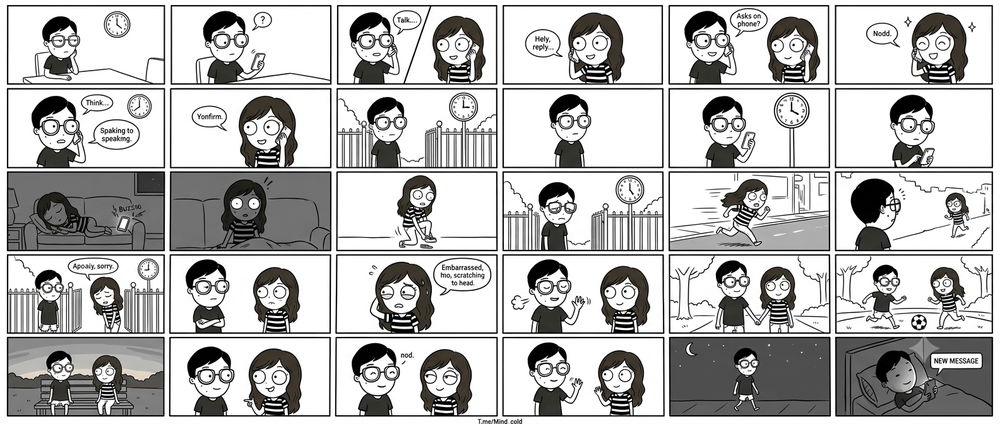
#> input picture combined_sheet.png, 1000 x 424 px, shrunk from 1584 x 672 before the run
$ python crop_grid.py
#> lines starting #> are read from the running program, lines starting #| are printed output that depends on the picture; after the words box and inside, x2 and y2 are one past the last pixel; in counts of white or black regions, pixels touching at a corner belong together
# -*- coding: utf-8 -*-
"""
Script cat 1 tam anh gop (dang luoi N hang x M cot, cac o co the KHONG deu nhau)
thanh tung anh rieng, danh so 01.png -> 30.png theo thu tu tu trai sang phai,
tren xuong duoi.

Thay vi chia deu theo toa do (de bi lech neu AI ve o to o nho khac nhau),
script nay TU DO duong vien den that trong anh (dua vao mat do pixel den)
de tim dung ranh gioi giua cac o.

Cai dat: pip install pillow numpy
Chay:    python crop_grid.py
"""

from PIL import Image
import numpy as np
import os

# ---- CAC THAM SO CAN CHINH ----
CANDIDATE_INPUTS = ["combined_sheet.png", "combined_sheet.jpg", "combined_sheet.jpeg"]
OUTPUT_DIR = "images"                # thu muc luu 30 anh rieng
ROWS = 5                             # so hang
COLS = 6                             # so cot
INSET = 3                            # so pixel cat bot vien den quanh moi o
FORCE_ASPECT_169 = True              # True = ep moi anh ve dung ti le 16:9 sau khi cat
BLACK_THRESH = 100                   # gia tri xam duoi muc nay coi la "den" (0-255)
LINE_FRAC_THRESH = 0.9               # 1 dong/cot duoc coi la duong vien neu >90% pixel la den
SEARCH_WINDOW_FRAC = 0.22            # tim duong vien that trong pham vi +-22% kich thuoc 1 o quanh vi tri chia deu
# --------------------------------

INPUT_IMAGE = next((f for f in CANDIDATE_INPUTS if os.path.exists(f)), None)
if INPUT_IMAGE is None:
    raise SystemExit(
        "Khong tim thay anh gop. Dat file ten 'combined_sheet.png' (hoac .jpg) "
        "cung thu muc voi script nay."
    )

os.makedirs(OUTPUT_DIR, exist_ok=True)


def refine_lines(frac, n, total_len, thresh):
    """Bat dau tu vi tri chia deu (0, 1/n, 2/n, ... total_len), voi moi vi tri
    tim duong vien den THAT gan nhat trong 1 cua so nho quanh do. Neu khong
    thay duong vien ro rang, giu nguyen vi tri chia deu (an toan)."""
    even = [round(i * total_len / n) for i in range(n + 1)]
    window = int((total_len / n) * SEARCH_WINDOW_FRAC)
    result = [0]
    for i in range(1, n):
        guess = even[i]
        lo = max(0, guess - window)
        hi = min(total_len, guess + window)
        local = frac[lo:hi]
        if len(local) == 0 or local.max() < thresh:
            result.append(guess)
            continue
        best = lo + int(np.argmax(local))
        result.append(best)
    result.append(total_len)
    return result


def find_grid_lines(img):
    arr = np.array(img.convert("L"))
    H, W = arr.shape
#> H = 424; W = 1000
    black = arr < BLACK_THRESH
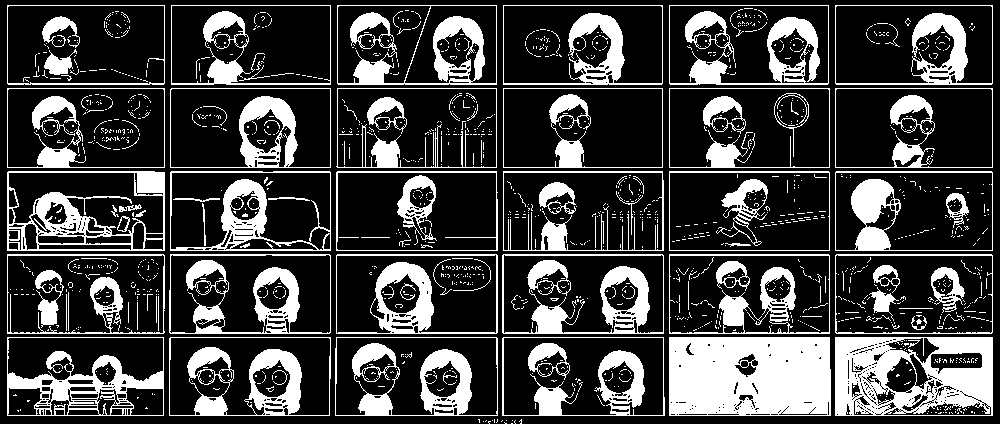
#> black: shape (424, 1000) bool; 24.8% white; 1467 white regions (1364 under 20 px), largest, box (x1, y1, x2, y2) and area: (669, 337, 831, 416) 12087, (835, 337, 993, 416) 8313, (502, 254, 664, 334) 4048

    row_frac = black.mean(axis=1)
#> row_frac = 424 values, max 0.964 at index 415, min 0 at index 0, mean 0.248
    row_lines = refine_lines(row_frac, ROWS, H, LINE_FRAC_THRESH)
#> the loop in refine_lines, `for i in range(1, n):` made 4 passes
#> best on passes 1 to 4: 88, 172, 250, 337
#> after the loop in refine_lines, `for i in range(1, n):`: result = [0, 88, 172, 250, 337]
#> row_lines = [0, 88, 172, 250, 337, 424]

    col_lines_per_row = []
    for r in range(ROWS):
        y0 = row_lines[r] + 8
        y1 = row_lines[r + 1] - 8
        if y1 <= y0:
            y0, y1 = row_lines[r], row_lines[r + 1]
        band = black[y0:y1, :]
        col_frac = band.mean(axis=0)
        col_lines = refine_lines(col_frac, COLS, W, LINE_FRAC_THRESH)
        col_lines_per_row.append(col_lines)
#> this loop made 5 passes
#> col_lines on passes 1 to 5: [0, 164, 330, 496, 662, 828, 1000], [0, 164, 330, 496, 662, 829, 1000], [0, 163, 330, 496, 662, 829, 1000], [0, 170, 330, 496, 663, 829, 1000], [0, 163, 335, 497, 663, 827, 1000]
#> pass 1, in find_grid_lines, `band = black[y0:y1, :]`:
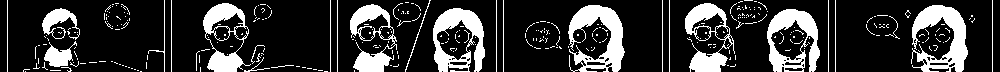
#> band: shape (72, 1000) bool; 20.4% white; 310 white regions (282 under 20 px), largest, box (x1, y1, x2, y2) and area: (568, 5, 625, 72) 1948, (911, 5, 968, 72) 1946, (433, 8, 485, 72) 1723
#> pass 2, in find_grid_lines, `band = black[y0:y1, :]`:
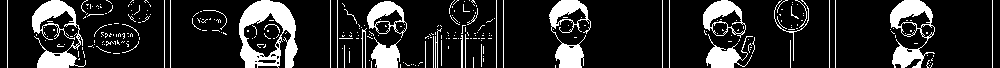
#> band: shape (68, 1000) bool; 16.2% white; 291 white regions (252 under 20 px), largest, box (x1, y1, x2, y2) and area: (239, 0, 298, 68) 2031, (32, 0, 86, 68) 1445, (890, 0, 935, 68) 1295
#> after the loop, col_lines_per_row = [[0, 164, 330, 496, 662, 828, 1000], [0, 164, 330, 496, 662, 829, 1000], [0, 163, 330, 496, 662, 829, 1000], [0, 170, 330, 496, 663, 829, 1000], [0, 163, 335, 497, 663, 827, 1000]]

    return row_lines, col_lines_per_row


def force_aspect_169(panel):
    pw, ph = panel.size
    target_ratio = 16 / 9
    cur_ratio = pw / ph if ph else 1
    if cur_ratio > target_ratio:
        new_w = round(ph * target_ratio)
        offset = (pw - new_w) // 2
        panel = panel.crop((offset, 0, offset + new_w, ph))
    elif cur_ratio < target_ratio:
        new_h = round(pw / target_ratio)
        offset = (ph - new_h) // 2
        panel = panel.crop((0, offset, pw, offset + new_h))
    return panel


img = Image.open(INPUT_IMAGE).convert("RGB")
row_lines, col_lines_per_row = find_grid_lines(img)
#> row_lines = [0, 88, 172, 250, 337, 424]
print(f"Anh goc: {img.width}x{img.height}px")
#| Anh goc: 1000x424px
print(f"Duong vien hang: {row_lines}")
#| Duong vien hang: [0, 88, 172, 250, 337, 424]

count = 0
for row in range(ROWS):
    for col in range(COLS):
        count += 1
        top = row_lines[row] + INSET
        bottom = row_lines[row + 1] - INSET
        left = col_lines_per_row[row][col] + INSET
        right = col_lines_per_row[row][col + 1] - INSET

        panel = img.crop((left, top, right, bottom))

        if FORCE_ASPECT_169:
            panel = force_aspect_169(panel)

        num = f"{count:02d}"
        out_path = os.path.join(OUTPUT_DIR, f"{num}.png")
        panel.save(out_path)
        print(f"[{num}] da luu: {out_path}  ({panel.size[0]}x{panel.size[1]}px)")
#> this loop made 5 passes
#> pass 1, in force_aspect_169 (call 2), `panel = panel.crop((offset, 0, offset + new_w, ph))`:
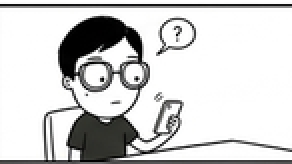
#> panel: PIL image 146x82 RGB (shown 2 times larger); mean R, G, B 208.6, 208.7, 208.4
#> pass 1, in force_aspect_169 (call 3), `panel = panel.crop((offset, 0, offset + new_w, ph))`:
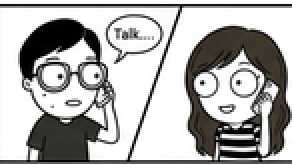
#> panel: PIL image 146x82 RGB (shown 2 times larger); mean R, G, B 174.6, 174, 172.7
#> pass 1, in force_aspect_169 (call 4), `panel = panel.crop((offset, 0, offset + new_w, ph))`:
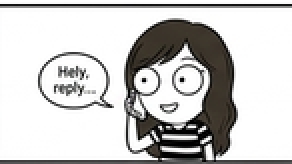
#> panel: PIL image 146x82 RGB (shown 2 times larger); mean R, G, B 202.2, 201.4, 200.3
#> after the loop:
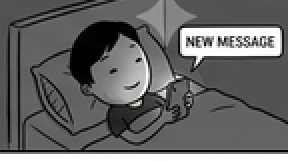
#> panel: PIL image 144x81 RGB (shown 2 times larger); mean R, G, B 102.1, 102.1, 102
#> after the loop, count = 30

print(f"\nHoan tat! Da cat ra {count} anh trong thu muc '{OUTPUT_DIR}/'.")
#| Hoan tat! Da cat ra 30 anh trong thu muc 'images/'.
